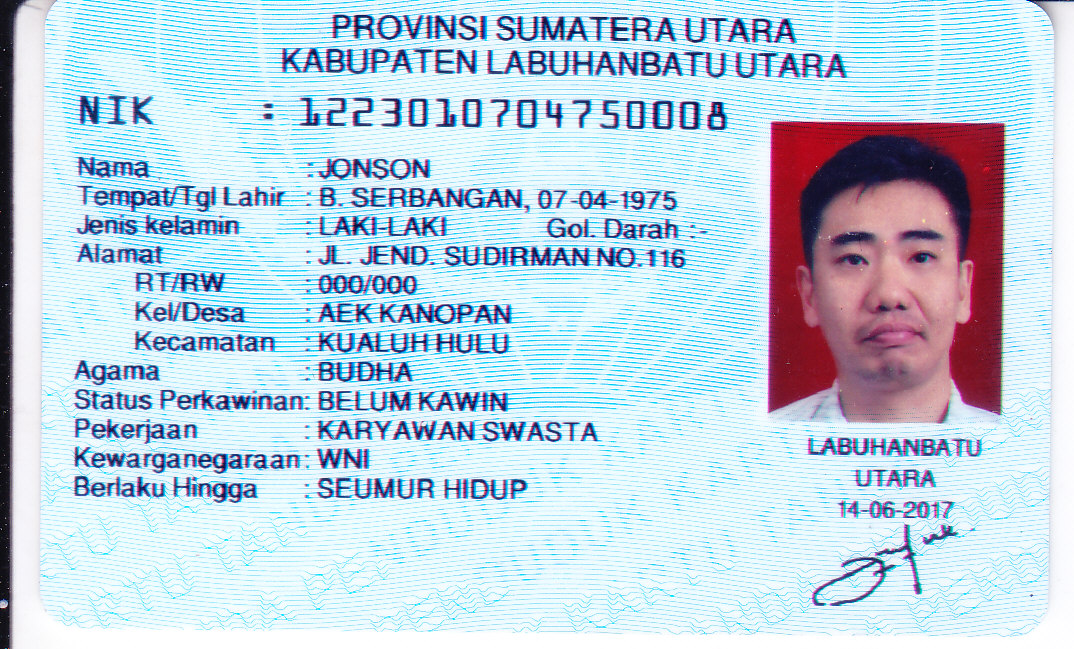
#> input picture images/34.jpg, 1074 x 649 px, found by its file name
$ jupyter execute --allow-errors OCR_to_Extract_Value.ipynb   (shell and % lines are left out)
#> lines starting #> are read from the running program, lines starting #| are printed output that depends on the picture
[cell 1]
from google.colab import files
from PIL import Image
import numpy as np
import matplotlib.pyplot as plt
import pytesseract
from pytesseract import Output
import cv2

[cell 2]
uploaded = files.upload()
#> the answer given: 34.jpg

[cell 3]
path = "/content/34.jpg"

[cell 4]
#https://stackoverflow.com/questions/32302180/typeerror-image-data-can-not-convert-to-float
image = cv2.imread(path)
#> image is the input picture: shape (649, 1074, 3); mean B, G, R 222.7, 208.8, 190.2
plt.imshow(image)

[cell 5]
image2 = cv2.cvtColor(image, cv2.COLOR_BGR2GRAY)
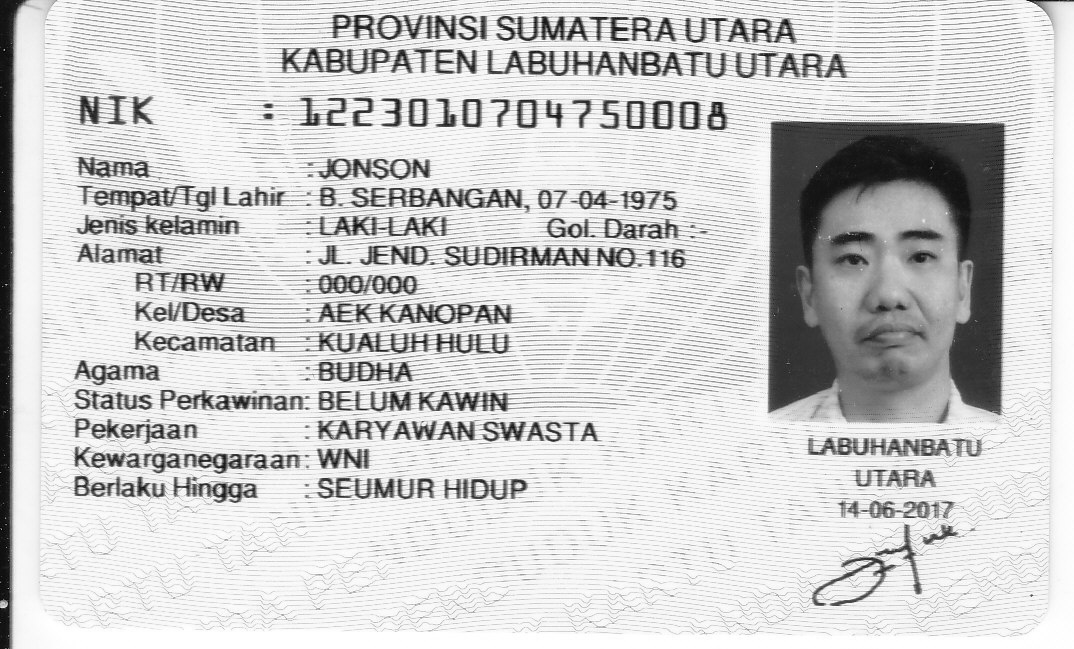
#> image2: shape (649, 1074); min 1, max 255, mean 204.8
plt.imshow(image2)

[cell 6]
ret,thresh3 = cv2.threshold(image2,127,255,cv2.THRESH_TRUNC)
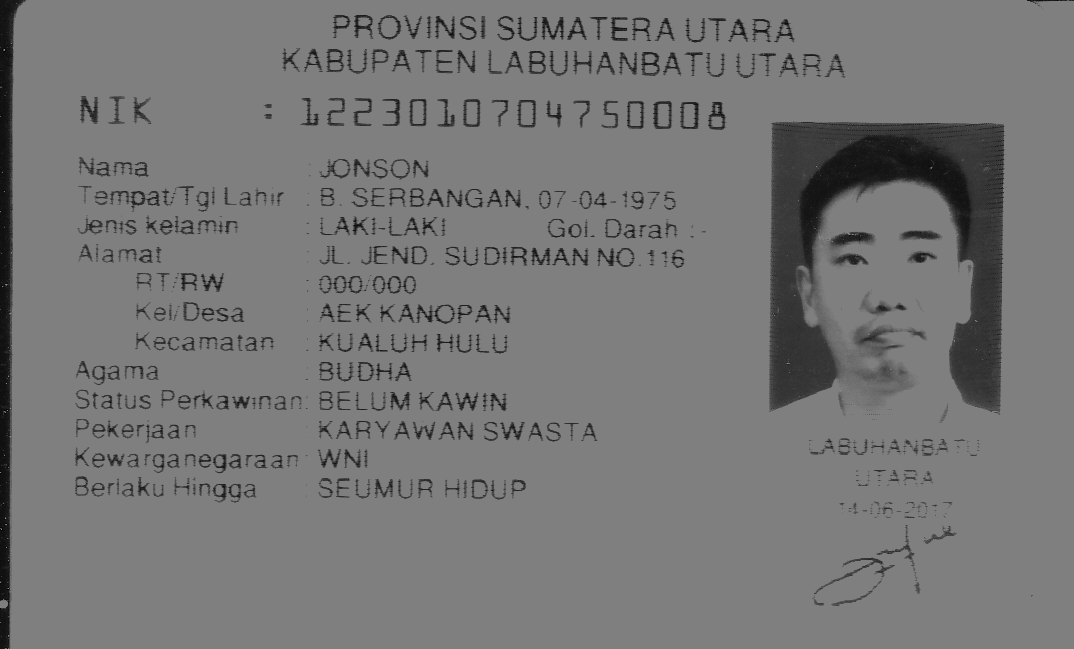
#> thresh3: shape (649, 1074); min 1, max 127, mean 118.4

$ run again, with images/1.jpg copied over images/34.jpg
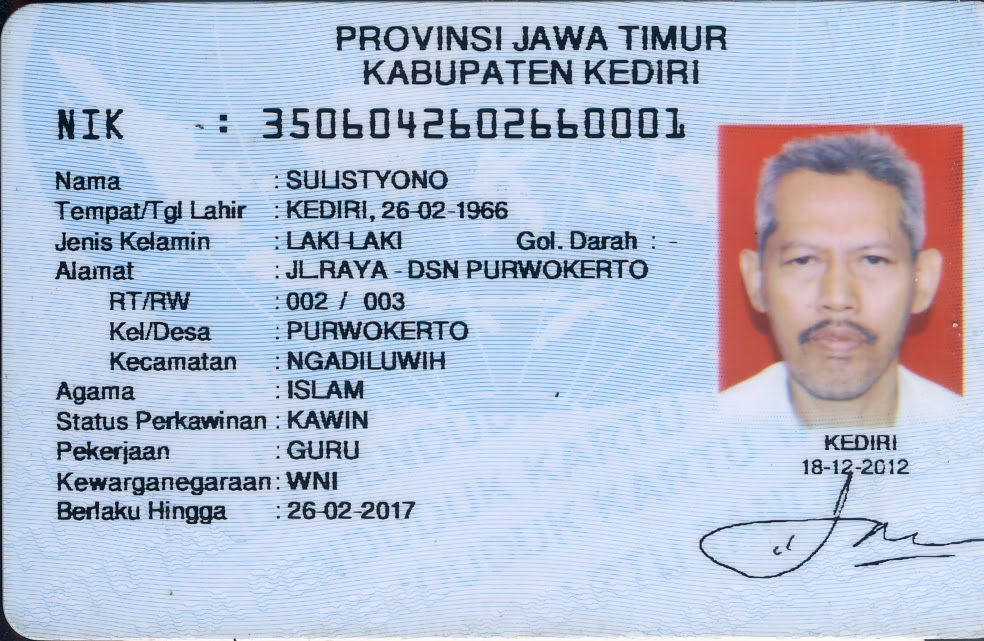
#> input picture images/1.jpg, 984 x 641 px, found by its file name
#> image is the input picture: shape (641, 984, 3); mean B, G, R 211.7, 190.2, 179.2
#> `image2 = cv2.cvtColor(image, cv2.COLOR_BGR2GRAY)`:
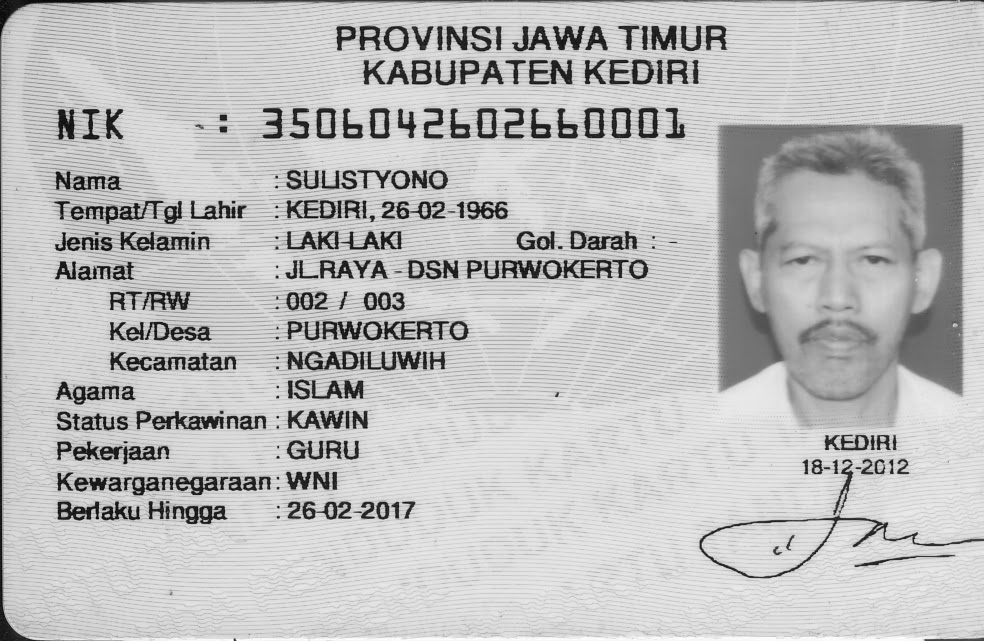
#> image2: shape (641, 984); min 1, max 255, mean 189.4
#> `ret,thresh3 = cv2.threshold(image2,127,255,cv2.THRESH_TRUNC)`:
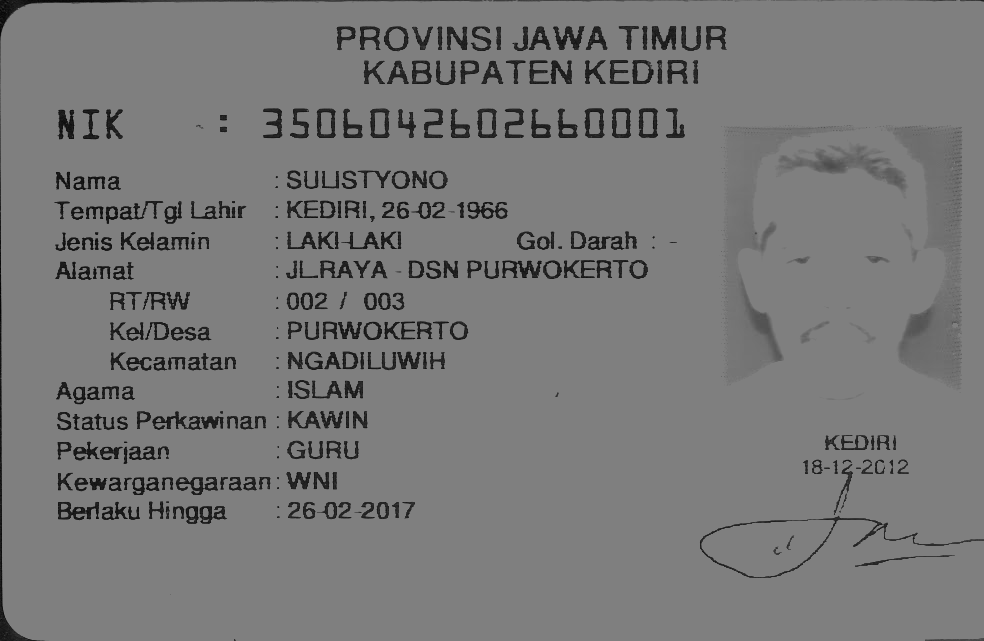
#> thresh3: shape (641, 984); min 1, max 127, mean 120.3

$ run again, with images/10.jpg copied over images/34.jpg
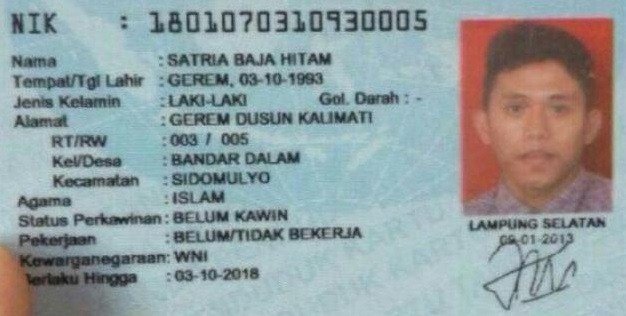
#> input picture images/10.jpg, 626 x 316 px, found by its file name
#> image is the input picture: shape (316, 626, 3); mean B, G, R 160.4, 158.8, 147
#> `image2 = cv2.cvtColor(image, cv2.COLOR_BGR2GRAY)`:
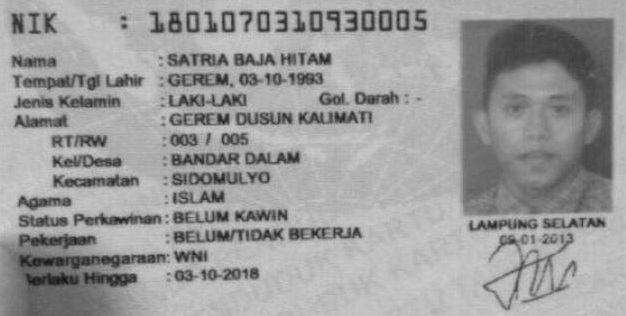
#> image2: shape (316, 626); min 21, max 206, mean 155.4
#> `ret,thresh3 = cv2.threshold(image2,127,255,cv2.THRESH_TRUNC)`:
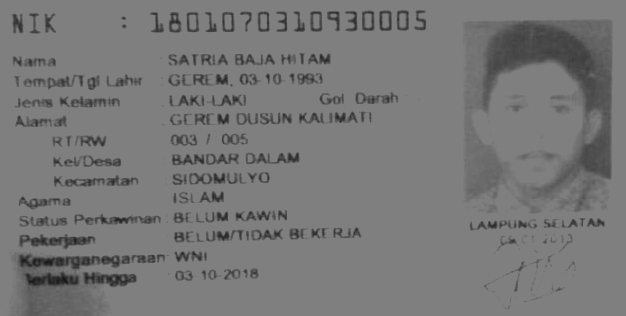
#> thresh3: shape (316, 626); min 21, max 127, mean 119.2

$ run again, with images/11.jpg copied over images/34.jpg
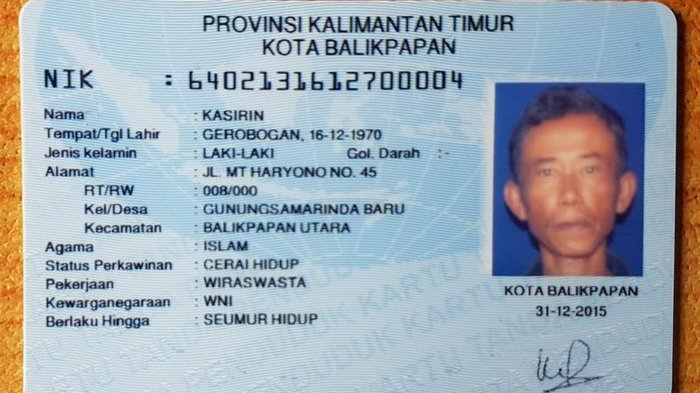
#> input picture images/11.jpg, 700 x 393 px, found by its file name
#> image is the input picture: shape (393, 700, 3); mean B, G, R 179.9, 170.5, 158.8
#> `image2 = cv2.cvtColor(image, cv2.COLOR_BGR2GRAY)`:
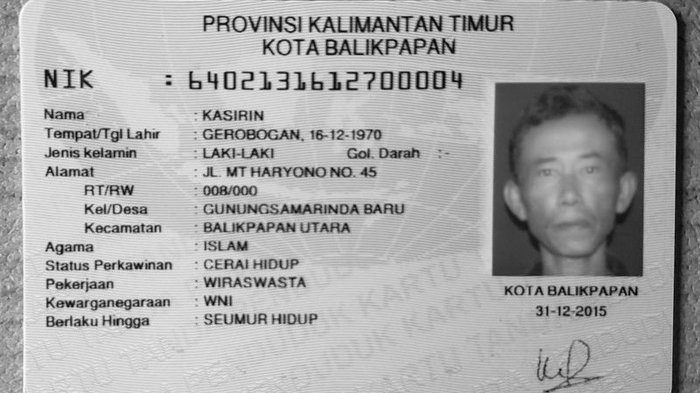
#> image2: shape (393, 700); min 2, max 253, mean 168.1
#> `ret,thresh3 = cv2.threshold(image2,127,255,cv2.THRESH_TRUNC)`:
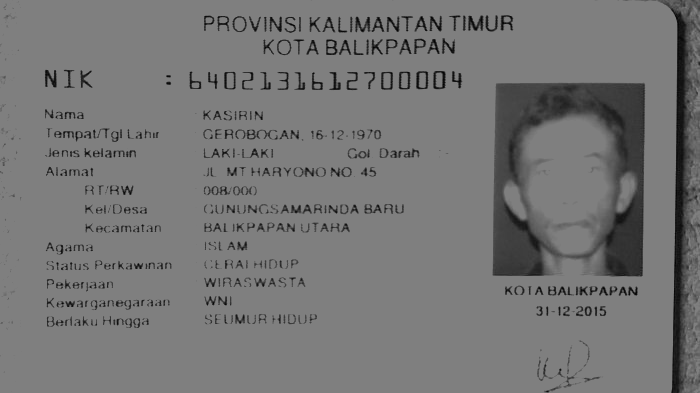
#> thresh3: shape (393, 700); min 2, max 127, mean 117.4
